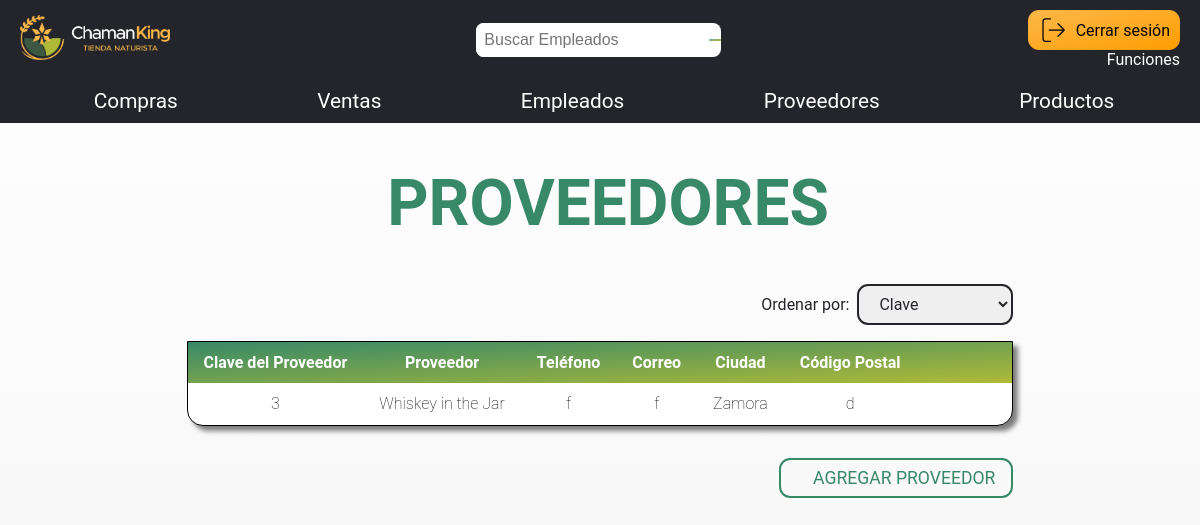
Before: /proveedoresC-list/ with the older database file.
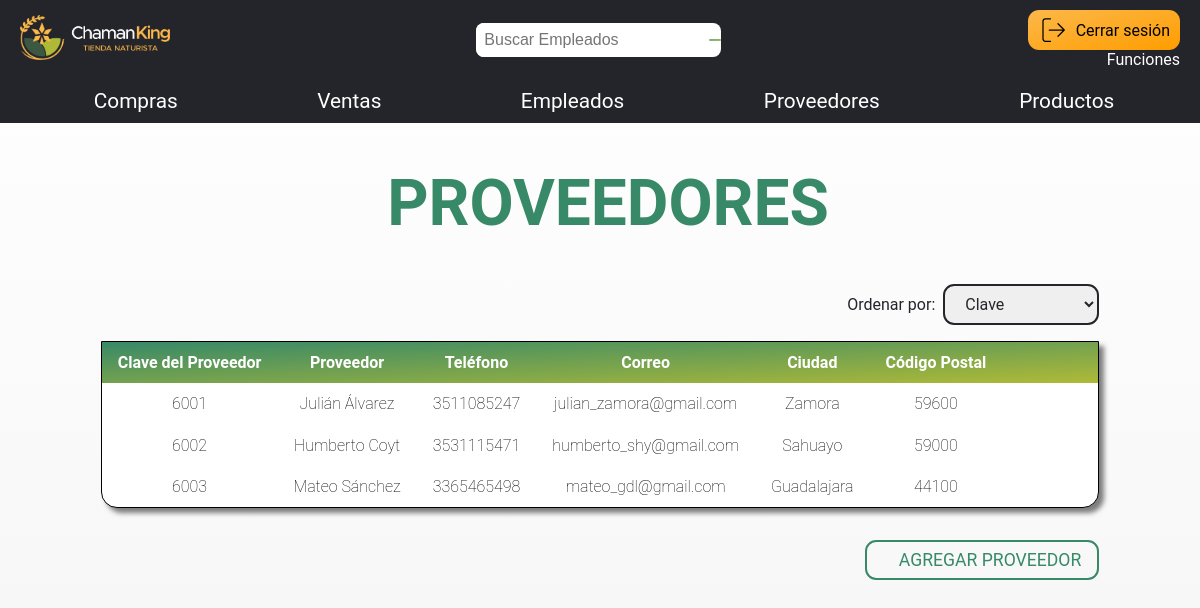
After: the same page with the newer database file.
### entrega2/models.py (models this page shows, shortened)
class Proveedor(models.Model):
    id_pro = models.PositiveIntegerField(primary_key=True, blank=False, null=False)
    nombre = models.CharField(max_length=50, blank=False, null=False)
    ciudad = models.CharField(max_length=40, blank=False, null=False)
    cp = models.CharField(max_length=10, blank=False, null=False)
    telefono = models.CharField(max_length=10, unique=True, blank=False, null=False)
    correo = models.CharField(max_length=30, unique=True, blank=False, null=False)
    habilitado = models.BooleanField(default=True)

### entrega2/views.py (the view)
# urls.py: path('proveedoresC-list/', views.ProveedorListView.as_view(), name="proveedoresC_list"),
class ProveedorListView(ListView):
    template_name = 'entrega2/proveedores/proveedoresC_list.html'
    model = Proveedor
    context_object_name = 'proveedores'

### entrega2/templates/entrega2/proveedores/proveedoresC_list.html (shortened to what this page needs)
{% extends 'base/baseC.html' %}
{% block content %}
    <h1 class="title">
        PROVEEDORES
    </h1>
    <div class="contenedor-table">
        <div class="contenedor-btn-ordenar">
            <label for="ordenar" class="label-ordenar">Ordenar por:</label>
            <select id="ordenar" class="dropdown-ordenar">
                <option value="clave">Clave</option>
            </select>
        </div>
        <table border="0" cellpadding="0" cellspacing="0" class="table">
            <tr class="encabezado-table">
                <th>Clave del Proveedor</th>
                <th>Proveedor</th>
                <th>Teléfono</th>
                <th>Correo</th>
                <th>Ciudad</th>
                <th>Código Postal</th>
                <th></th>
                <th></th>
                <th></th>
            </tr>
            {% for proveedor in proveedores %}
            <tr>
                <td>{{ proveedor.id_pro }}</td>
                <td>{{ proveedor.nombre }}</td>
                <td>{{ proveedor.telefono }}</td>
                <td>{{ proveedor.correo }}</td>
                <td>{{ proveedor.ciudad }}</td>
                <td>{{ proveedor.cp }}</td>
                <td>
                    </td>
                    <td>
                    </td>
                    <td>
                    </td>
            </tr>
            {% endfor %}
        </table>
        <div class="contenedor-btn-agregar">
            <a class="btn-agregar" href="{% url 'proveedoresC_new' %}">
                AGREGAR PROVEEDOR
            </a>
        </div>
    </div>
{% endblock %}

Changed rows visible on the page:
removed Proveedor: id_pro "3", nombre "Whiskey in the Jar", telefono "f", correo "f", ciudad "Zamora", cp "d"
added Proveedor: id_pro "6001", nombre "Julián Álvarez", telefono "3511085247", correo "julian_zamora@gmail.com", ciudad "Zamora", cp "59600"
added Proveedor: id_pro "6002", nombre "Humberto Coyt", telefono "3531115471", correo "humberto_shy@gmail.com", ciudad "Sahuayo", cp "59000"
added Proveedor: id_pro "6003", nombre "Mateo Sánchez", telefono "3365465498", correo "mateo_gdl@gmail.com", ciudad "Guadalajara", cp "44100"
